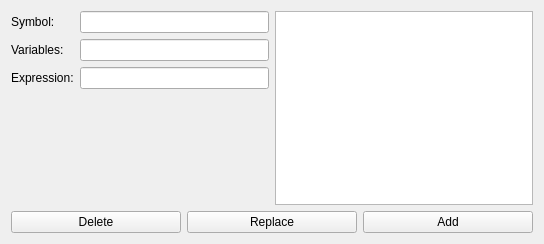
<?xml version="1.0" encoding="UTF-8"?>
<ui version="4.0">
 <class>AddFunctionForm</class>
 <widget class="QWidget" name="AddFunctionForm">
  <property name="geometry">
   <rect>
    <x>0</x>
    <y>0</y>
    <width>544</width>
    <height>244</height>
   </rect>
  </property>
  <property name="windowTitle">
   <string>User Functions</string>
  </property>
  <layout class="QGridLayout" name="gridLayout">
   <item row="0" column="0">
    <layout class="QFormLayout" name="formLayout">
     <item row="0" column="0">
      <widget class="QLabel" name="label_2">
       <property name="text">
        <string>Symbol:</string>
       </property>
      </widget>
     </item>
     <item row="0" column="1">
      <widget class="QLineEdit" name="TextSymbol"/>
     </item>
     <item row="1" column="0">
      <widget class="QLabel" name="label">
       <property name="text">
        <string>Variables:</string>
       </property>
      </widget>
     </item>
     <item row="1" column="1">
      <widget class="QLineEdit" name="TextVars"/>
     </item>
     <item row="2" column="0">
      <widget class="QLabel" name="label_3">
       <property name="text">
        <string>Expression:</string>
       </property>
      </widget>
     </item>
     <item row="2" column="1">
      <widget class="QLineEdit" name="TextExpr"/>
     </item>
    </layout>
   </item>
   <item row="0" column="1">
    <widget class="QListWidget" name="ListOperations"/>
   </item>
   <item row="1" column="0" colspan="2">
    <layout class="QHBoxLayout" name="horizontalLayout">
     <item>
      <widget class="QPushButton" name="ButtonDel">
       <property name="text">
        <string>Delete</string>
       </property>
      </widget>
     </item>
     <item>
      <widget class="QPushButton" name="ButtonEdit">
       <property name="text">
        <string>Replace</string>
       </property>
      </widget>
     </item>
     <item>
      <widget class="QPushButton" name="ButtonAdd">
       <property name="text">
        <string>Add</string>
       </property>
      </widget>
     </item>
    </layout>
   </item>
  </layout>
 </widget>
 <resources/>
 <connections/>
</ui>
